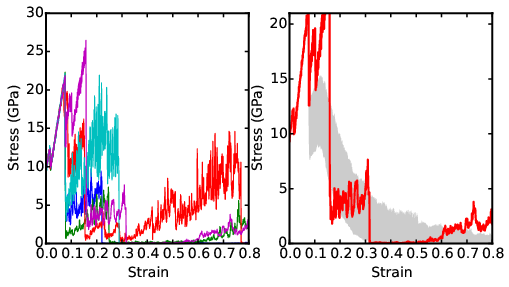

Generate this figure with Python:
# -*- coding: utf-8 -*-
# @Author: YangZhou
# @Date:   1970-01-01 08:00:00
# @Last Modified by:   YangZhou
# @Last Modified time: 2017-06-30 15:17:09

import numpy as np
from aces.graph import fig, pl
x = np.load('strain/seed1/cache.npz')
d = x['d']
c = []
for s, v in d:
    c.append(s)

s = []
for i, u in enumerate(c):
    if not len(u) == len(c[0]):
        print(i)
        continue
    s.append(u)
s = np.array(s)
x = s[0, :, 0]
y = s[:, :, 1].mean(axis=0)
dy = s[:, :, 1].std(axis=0)
y1 = y + dy / 2.0
y2 = y - dy / 2.0
with fig("stress.eps"):
    fi, axes = pl.subplots(1, 2, sharex=True, figsize=(8, 4))
    ax = axes[0]
    for i in range(5):
        y = s[i, :, 1]
        ax.plot(x, y)
    ax.set_xlabel('Strain')
    ax.set_ylabel('Stress (GPa)')
    ax.set_xlim([0, 0.8])
    ax.set_ylim([0, 30])

    ax = axes[1]
    ax.fill_between(x, y1, y2, color="#cccccc")
    ax.plot(x, y, lw=2, color='r')
    ax.set_xlabel('Strain')
    ax.set_ylabel('Stress (GPa)')
    ax.set_xlim([0, 0.8])
    ax.set_ylim([0, 21])
